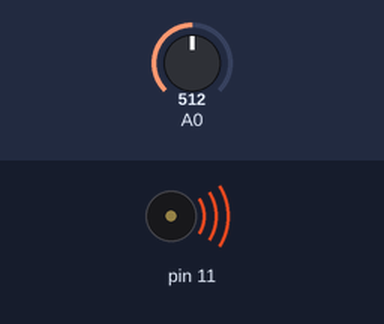
A sketch run on a simulated Arduino Uno, built with avr-gcc and run on an emulated ATmega328P. Parts: buzzer (waves = sounding). The test bench sets the inputs (shaded band); at power-on: A0 = 512.

Above: at 1.2 s.
1.3 s: A0 set to 0
At 2.0 s:
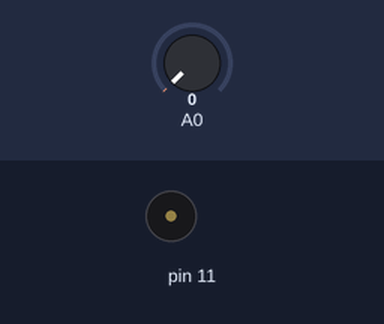
2.8 s: A0 set to 122
At 3.3 s:
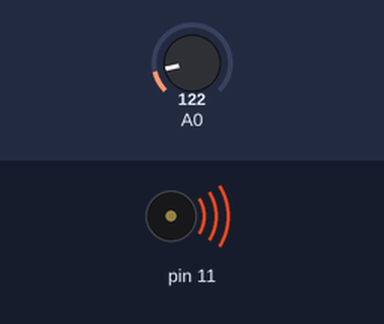
Timing chart, 0 to 5.8 s (numbered marks = the images above; inputs shaded):
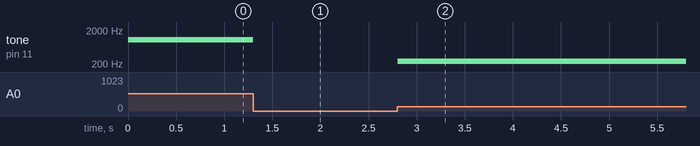

Measured:
- after the input at 1.3 s, tone on pin 11: 1024 Hz → silent at once
- after the input at 2.8 s, tone on pin 11: silent → 244 Hz at once

The sketch:

sensor_luz_1.ino
```cpp
//frequencia do buzzer varia com a intensidade da luz no sensor

int luz=0;

void setup() {
  int luz=0;
  pinMode(11, OUTPUT);
}

void loop() {
  luz = analogRead(A0);
  tone(11, luz * 2, 100);
  delay(100);
}
```
